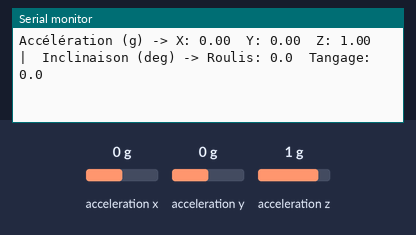
A sketch run on a simulated Arduino Uno, built with avr-gcc and run on an emulated ATmega328P. On the bench: the last lines printed to the serial monitor. Inputs (shaded band) come from the test bench; at power-on: acceleration x 0 g, acceleration y 0 g, acceleration z 1 g.

Above: at 1.2 s.
1.3 s: acceleration x set to -1.4 g
At 1.36 s:
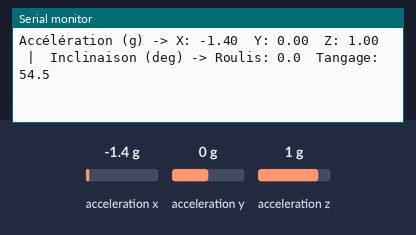
2.8 s: acceleration y set to -1.4 g
At 2.81 s:
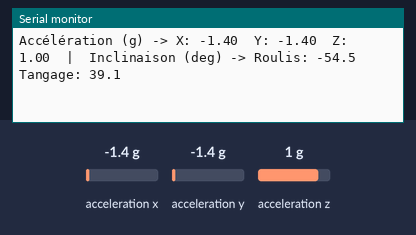
4.3 s: acceleration z set to -1.4 g
At 4.37 s:
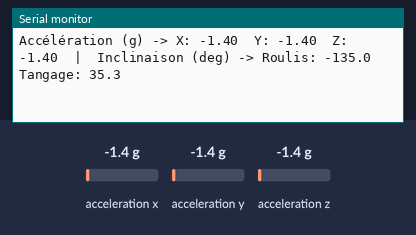
Timing chart, 0 to 7.3 s (numbered marks = the images above; inputs shaded):
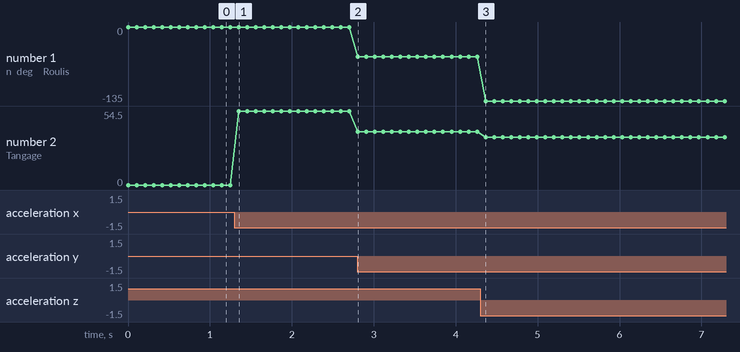

The sketch:

imu.ino
```cpp
#include "Wire.h"
#include "SparkFun_MMA8452Q.h"
// Création de l'objet capteur avec l'adresse I2C 0x1C (car SA0 est relié à GND)
MMA8452Q accel;
void setup() {
  //Sert à démarer la communication entre le pc et la carte à un baud rate de 9600 (bits/sec)
Serial.begin(115200);
Serial.println("Initialisation du capteur...");

//Ouvre la communication en I2C
Wire.begin();

// Démarrage du capteur avec l'adresse spécifiée
  if (accel.begin(Wire, 0x1C) == false) {
    Serial.println("Capteur introuvable ! Vérifiez le câblage (SDA=20, SCL=21, SA0=GND).");
    while (1); // Bloque le programme ici si erreur
  }
  Serial.println("Capteur détecté avec succès !");
}

void loop() {
 if (accel.available()) {

    // Lecture des accélérations en "g" (1g = gravité terrestre)
    float x = accel.getCalculatedX();
    float y = accel.getCalculatedY();
    float z = accel.getCalculatedZ();

    // Calcul de l'inclinaison en degrés
    // Roulis : Inclinaison gauche/droite (autour de l'axe X)
    float roll = atan2(y, z) * 180.0 / PI;

    // Tangage : Inclinaison avant/arrière (autour de l'axe Y)
    float pitch = atan2(-x, sqrt(y * y + z * z)) * 180.0 / PI;

    // Affichage sur le moniteur série
    Serial.print("Accélération (g) -> X: "); Serial.print(x, 2);
    Serial.print("  Y: "); Serial.print(y, 2);
    Serial.print("  Z: "); Serial.print(z, 2);

    Serial.print("  |  Inclinaison (deg) -> Roulis: "); Serial.print(roll, 1);
    Serial.print("  Tangage: "); Serial.println(pitch, 1);
  }

  delay(100);
}
```

Measured:
- after the input at 1.3 s, the serial monitor: prints a new line after 0.05 s (image 1)
- after the input at 2.8 s, the serial monitor: prints a new line at once (image 2)
- after the input at 4.3 s, the serial monitor: prints a new line after 0.07 s (image 3)
- plotted number 1: 0 → -54.5 after the input at 2.8 s, -54.5 → -135 after the input at 4.3 s
- plotted number 2: 0 → 54.5 after the input at 1.3 s, 54.5 → 39.1 after the input at 2.8 s, 39.1 → 35.3 after the input at 4.3 s
